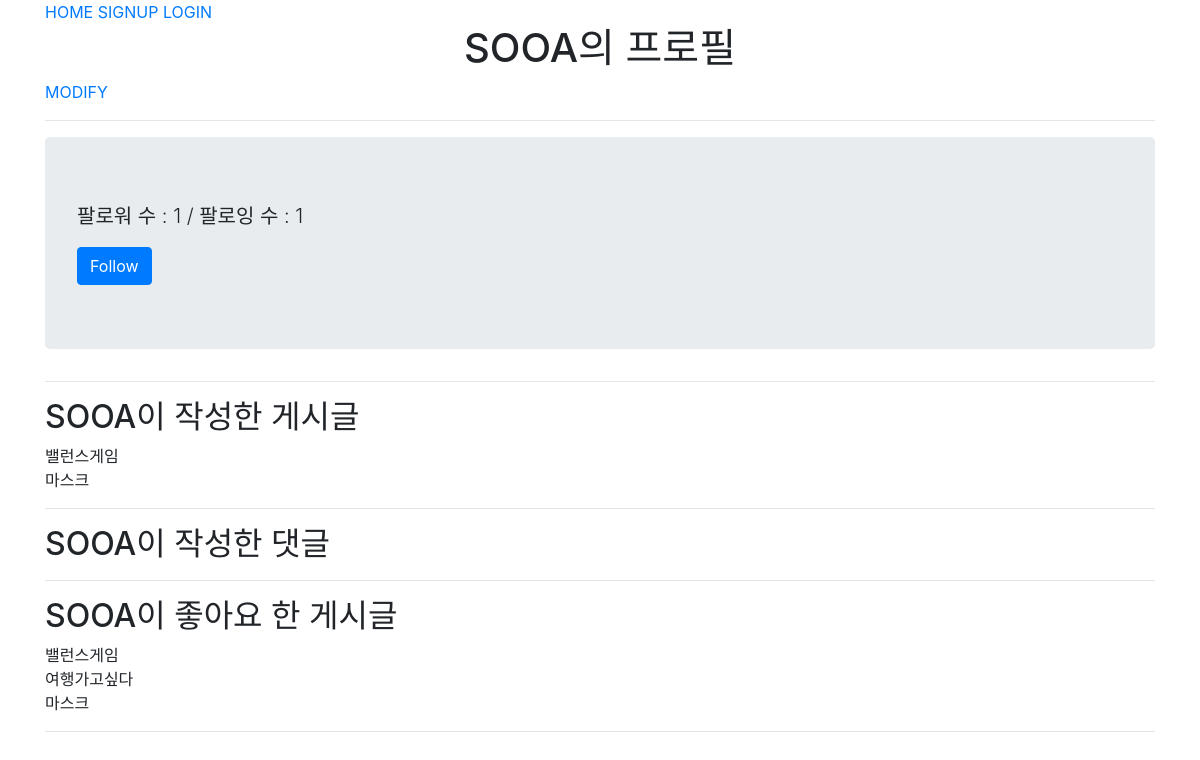
The app's page /accounts/SOOA/, older data.
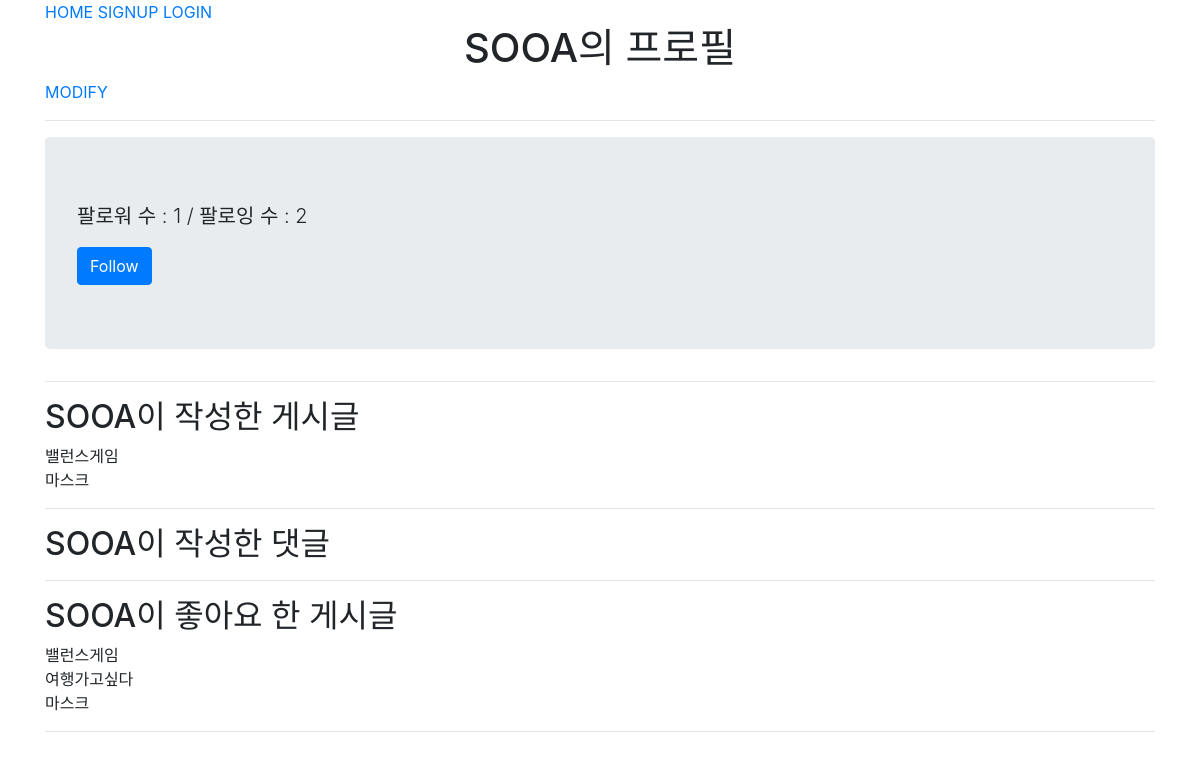
The same page, newer data.
### accounts/models.py (models this page shows)
class User(AbstractUser):
    followings = models.ManyToManyField('self',symmetrical=False,related_name='followers')

### articles/models.py (models this page shows, shortened)
class Article(models.Model):
    user = models.ForeignKey(settings.AUTH_USER_MODEL,on_delete=models.CASCADE)
    like_users = models.ManyToManyField(settings.AUTH_USER_MODEL,related_name='like_articles')
    title = models.CharField(max_length=50)
    content = models.TextField()
    created_at = models.DateTimeField(auto_now_add=True)
    updated_at = models.DateTimeField(auto_now=True)

### accounts/views.py (the view)
# urls.py: path('<username>/',views.profile,name='profile'),
def profile(request,username):
    User = get_user_model()
    print(username)
    person = get_object_or_404(User,username=username)
    context = {
        'person':person,
    }
    return render(request,'accounts/profile.html',context)

### accounts/templates/accounts/profile.html (shortened to what this page needs)
{% extends 'base.html' %}
{% block content %}
<h1 class='text-center'>{{person.username}}의 프로필</h1>
<a href="{% url 'accounts:update' %}">MODIFY</a>
<hr>
{% include 'accounts/_follow.html' %}
<hr>
<h2>{{person.username}}이 작성한 게시글</h2>
{% for article in person.article_set.all  %}
  <div>{{article.title}}</div>
{% endfor %}
<hr>
<h2>{{person.username}}이 작성한 댓글</h2>
<hr>
<h2>{{person.username}}이 좋아요 한 게시글</h2>
{% for article in person.like_articles.all  %}
  <div>{{article.title}}</div>
{% endfor %}
<hr>
{% endblock content %}

### templates/base.html (shortened to what this page needs)
<!doctype html>
<html lang="ko">
  <head>
    <link rel="stylesheet" href="https://stackpath.bootstrapcdn.com/bootstrap/4.5.2/css/bootstrap.min.css">
  </head>
  <body>
  <div class="container">
    <a href="{% url 'articles:index' %}">HOME</a>
    {% if request.user.is_authenticated %}
      <a href="{% url 'accounts:index' %}">USERS</a>
      <a href="{% url 'accounts:profile' request.user.username %}"><p>{{request.user.username}}님 반갑습니다.</p></a>
      <form action="{% url 'accounts:logout' %}" method='POST'>
      {% csrf_token %}
      <button>LOGOUT</button>
      </form>
    {% else %}
      <a href="{% url 'accounts:signup' %}">SIGNUP</a>
      <a href="{% url 'accounts:login' %}">LOGIN</a>
    {% endif %}
    {% block content %}
    {% endblock content %}
  </div>
  </body>
</html>

### accounts/templates/accounts/_follow.html (shortened to what this page needs)
<div class="jumbotron">
    <p class="lead">
      팔로워 수 : {{ person.followers.all|length }} / 팔로잉 수 : {{ person.followings.all|length }}
    </p>
    {% if request.user != person %}
      <form action="{% url 'accounts:follow' person.pk %}" method="POST">
        {% if request.user in person.followers.all %}
          <button class="btn btn-secondary">Unfollow</button>
        {% else %}
          <button class="btn btn-primary">Follow</button>
        {% endif %}
      </form>
    {% endif %}
</div>

Row changes from the older to the newer data that the page shows:
changed User "SOOA": followings.all|length "1" → "2"
